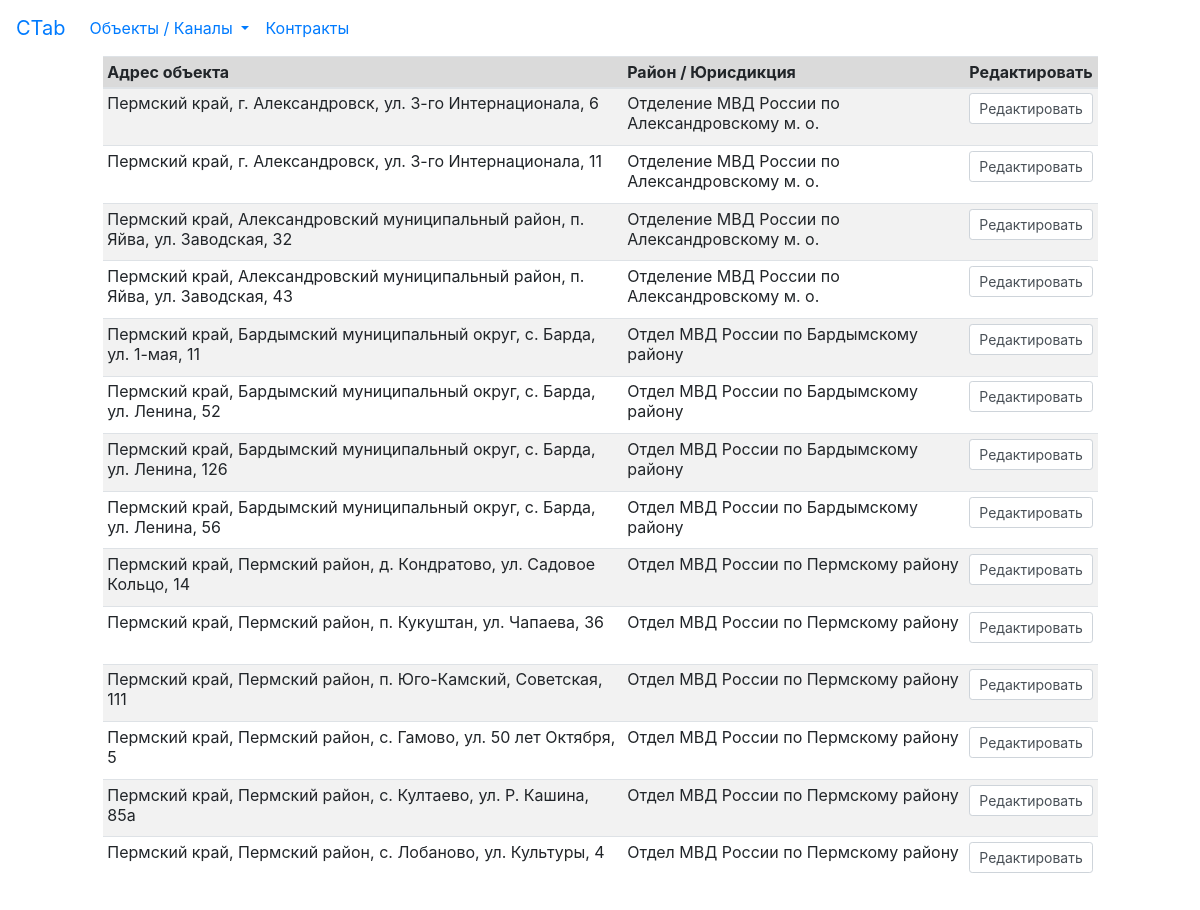
/edit_object.html, run on the app's committed database.
### tables this page shows
CREATE TABLE "address" (
	"id"	INTEGER,
	"area_id"	INTEGER,
	"city"	TEXT,
	"street"	TEXT,
	"building"	TEXT,
	"region_id"	INTEGER,
	"area_owner"	INTEGER,
	PRIMARY KEY("id" AUTOINCREMENT)
);

CREATE TABLE "areas_owners" (
	"id"	INTEGER UNIQUE,
	"area_name"	TEXT UNIQUE,
	PRIMARY KEY("id" AUTOINCREMENT)
);

### main.py (the view, shortened to what this page needs)
@app.route('/edit_object.html', methods=['GET','POST'])
def edit_object():
    addresses = get_addresses(DB)
    addr_data = {}
    if request.method == 'POST' and request.values.get('step') == '1':
        form = EditAddressForm()
        return render_template('edit_object.html', form=form, step=1)
    elif request.method == 'POST' and request.values.get('step') == '2':
        message = edit_address(DB, addr_data)
        print(addr_data)
        form = EditAddressForm(request.form)
        return render_template('edit_object.html', form=form, step=2, message=message, addr_data=addr_data)
    else:
        return render_template('edit_object.html', addresses=addresses)

### libfunc.py (called while the page is built)
def get_addresses(db: str) -> list:
    connection = sqlite3.connect(db)
    cursor = connection.cursor()
    cursor.execute("""SELECT region.name, areas.area_name, address.city, address.street, address.building, areas_owners.area_name,
       address.id, region.id, areas.id, areas_owners.id
       FROM
       address, areas_owners, region, areas
	   WHERE
	   areas.id = address.area_id
	   AND
	   areas_owners.id = address.area_owner
	   AND
	   region.id = address.region_id
       ORDER BY areas.area_name, address.city, address.street""")
    result = [ i for i in cursor ]
    connection.close()
    return result

### templates/edit_object.html (shortened to what this page needs)
{% extends 'base.html' %}
{% block content %}
{% if form %}
    <div class="row">
        <div class="col-1">
        </div>
        <div class="col">
            <form action="edit_object.html" method="post">
                {{ form.csrf_token() }}
                {% if form.csrf_token.errors %}
                    <div class="warning">You have submitted an invalid CSRF token</div>
                {% endif %}
                {% for field in form if field.name not in ['csrf_token', 'id', 'submit'] %}
                <div class="form-group row">
                    <div class="col col-form-label">{{ field.label }}</div>
                    <div class="col">{{ field(class_="form-control", autocomplete="off") }}</div>
                </div>
                    {% for error in field.errors %}
                        {{ error }}
                    {% endfor %}
                {% endfor %}
                <input type="hidden" name="step" value="2">
                {{ form.id }}
                {{ form.submit(class_="form-control form-control-sm") }}
            </form>
        </div>
        {% if addr_data %}
        <div class="col border border-success">
            {% if message %}
                <a> {{ message }} </a>
            {% endif %}
            <p> {{ addr_data.values()|join(', ') }} </p>
        </div>
        {% else %}
        <div class="col border border-warning">
            <p></p>
        </div>
        {% endif %}
        <div class="col-1">
        </div>
    </div>
{% else %}
<div class="row">
    <div class="col-1">
    </div>
    <div class="col">
        <table class="table table-striped table-sm">
            <thead>
                <tr class="table-active">
                    <th scope="col">Адрес объекта</th>
                    <th scope="col">Район / Юрисдикция</th>
                    <th scope="col">Редактировать</th>
                </tr>
            <thead>
            <tbody>
                {% for addr in addresses %}
                <tr>
                    <td>{% if addr[2].startswith('г.') %}
                            {{ addr[0:1] |join(', ') }}, {{ addr[2:5] |join(', ') }}
                        {% else %}
                            {{ addr[:5] |join(', ') }}
                        {% endif %}
                    </td>
                    <td>{{ addr[5] }}</td>
                    <td>
                    <form action="" method="POST">
                        <input type="submit" value="Редактировать" class="form-control form-control-sm">
                    </form>
                    </td>
                </tr>
                {% endfor %}
            </tbody>
        </table>
    </div>
    <div class="col-1">
    </div>
</div>
{% endif %}
{% endblock %}

### data on the page
address: addr "Пермский край", addr "г. Александровск, ул. 3-го Интернационала, 6", area_name "Отделение МВД России по Александровскому м. о."
address: addr "Пермский край", addr "г. Александровск, ул. 3-го Интернационала, 11", area_name "Отделение МВД России по Александровскому м. о."
address: addr "Пермский край, Александровский муниципальный район, п. Яйва, ул. Заводская, 32", area_name "Отделение МВД России по Александровскому м. о."
address: addr "Пермский край, Александровский муниципальный район, п. Яйва, ул. Заводская, 43", area_name "Отделение МВД России по Александровскому м. о."
address: addr "Пермский край, Бардымский муниципальный округ, с. Барда, ул. 1-мая, 11", area_name "Отдел МВД России по Бардымскому району"
address: addr "Пермский край, Бардымский муниципальный округ, с. Барда, ул. Ленина, 52", area_name "Отдел МВД России по Бардымскому району"
address: addr "Пермский край, Бардымский муниципальный округ, с. Барда, ул. Ленина, 126", area_name "Отдел МВД России по Бардымскому району"
address: addr "Пермский край, Бардымский муниципальный округ, с. Барда, ул. Ленина, 56", area_name "Отдел МВД России по Бардымскому району"
address: addr "Пермский край, Пермский район, д. Кондратово, ул. Садовое Кольцо, 14", area_name "Отдел МВД России по Пермскому району"
address: addr "Пермский край, Пермский район, п. Кукуштан, ул. Чапаева, 36", area_name "Отдел МВД России по Пермскому району"
address: addr "Пермский край, Пермский район, п. Юго-Камский, Советская, 111", area_name "Отдел МВД России по Пермскому району"
address: addr "Пермский край, Пермский район, с. Гамово, ул. 50 лет Октября, 5", area_name "Отдел МВД России по Пермскому району"
address: addr "Пермский край, Пермский район, с. Култаево, ул. Р. Кашина, 85а", area_name "Отдел МВД России по Пермскому району"
address: addr "Пермский край, Пермский район, с. Лобаново, ул. Культуры, 4", area_name "Отдел МВД России по Пермскому району"
